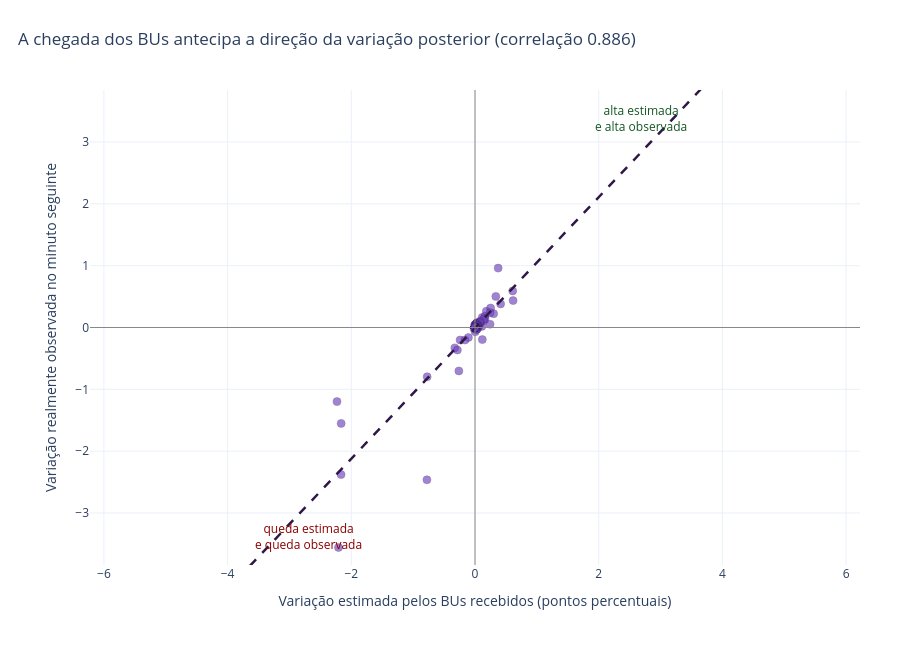

Write notebook code for a chart like this one.
### Markdown cell above
### 3. Os BUs recebidos antecipam a direção das altas e quedas?

O pico anterior fica próximo de um minuto. Para cada minuto, usamos o tamanho e a
composição dos BUs recebidos para estimar se o percentual de Lula tenderia a subir
ou cair. Depois comparamos essa estimativa com o que ocorreu no minuto seguinte.

**Como ler:** cada ponto representa um minuto. Pontos no canto inferior esquerdo
representam “queda estimada e queda observada”; pontos no canto superior direito,
“alta estimada e alta observada”. Quanto mais os pontos seguem a diagonal, maior a
concordância entre a chegada dos BUs e a variação posterior.

### Code cell
grade_minutos = pd.date_range(
    inicio_oficial.floor("min"), fim_oficial.floor("min"), freq="min"
)
recebidos_minuto = (
    chegadas.set_index("dt_bu_recebido")[medidas_fluxo]
    .resample("min").sum()
    .reindex(grade_minutos, fill_value=0)
)
totalizados_minuto = (
    pd.DataFrame({
        "lula": incrementos["LULA (13)"].to_numpy(),
        "bolsonaro": incrementos["JAIR BOLSONARO (22)"].to_numpy(),
        "validos": votos_validos_no_incremento.to_numpy(),
        "secoes": secoes_no_incremento.to_numpy(),
    }, index=indice)
    .resample("min").sum()
    .reindex(grade_minutos, fill_value=0)
)

comparacao_minuto = pd.DataFrame(index=grade_minutos)
for medida in medidas_fluxo:
    comparacao_minuto[f"recebidos_{medida}"] = recebidos_minuto[medida]
    comparacao_minuto[f"totalizados_minuto_seguinte_{medida}"] = (
        totalizados_minuto[medida].shift(-1)
    )
comparacao_minuto["Lula_pct_recebidos"] = (
    comparacao_minuto["recebidos_lula"]
    .div(comparacao_minuto["recebidos_validos"])
    .mul(100)
)
comparacao_minuto["Lula_pct_totalizados_minuto_seguinte"] = (
    comparacao_minuto["totalizados_minuto_seguinte_lula"]
    .div(comparacao_minuto["totalizados_minuto_seguinte_validos"])
    .mul(100)
)

pares_volume = comparacao_minuto[[
    "recebidos_validos", "totalizados_minuto_seguinte_validos"
]].dropna()
pares_volume_ativos = pares_volume.loc[pares_volume.ne(0).any(axis=1)]
pares_composicao = comparacao_minuto[[
    "Lula_pct_recebidos", "Lula_pct_totalizados_minuto_seguinte"
]].dropna()
correlacao_minuto_validos = float(pares_volume.corr().iloc[0, 1])
correlacao_minuto_validos_ativos = float(
    pares_volume_ativos.corr().iloc[0, 1]
)
correlacao_minuto_composicao = float(pares_composicao.corr().iloc[0, 1])

estado_minuto = (
    pd.DataFrame({
        "Lula_pct": participacao["LULA (13)"].to_numpy(),
        "validos_acumulados": validos_acumulados.to_numpy(),
    }, index=indice)
    .resample("min").last().ffill()
    .reindex(grade_minutos).ffill()
)
comparacao_minuto["variação_estimada_pelos_recebidos"] = (
    comparacao_minuto["recebidos_validos"]
    .div(
        estado_minuto["validos_acumulados"]
        + comparacao_minuto["recebidos_validos"]
    )
    .mul(
        comparacao_minuto["Lula_pct_recebidos"]
        - estado_minuto["Lula_pct"]
    )
)
comparacao_minuto["variação_observada_minuto_seguinte"] = (
    estado_minuto["Lula_pct"].diff().shift(-1)
)
pares_variacao = comparacao_minuto[[
    "variação_estimada_pelos_recebidos",
    "variação_observada_minuto_seguinte",
]].dropna()
correlacao_minuto_variacao = float(pares_variacao.corr().iloc[0, 1])

fig_variacao = go.Figure()
fig_variacao.add_trace(go.Scatter(
    x=pares_variacao["variação_estimada_pelos_recebidos"],
    y=pares_variacao["variação_observada_minuto_seguinte"],
    text=pares_variacao.index.strftime("%d/%m/%Y %H:%M"),
    mode="markers",
    name="Cada ponto é um minuto",
    marker={
        "size": 8,
        "color": "#6F42C1",
        "opacity": 0.65,
        "line": {"width": 0.5, "color": "#3D2462"},
    },
    hovertemplate=(
        "Minuto de recebimento: %{text}<br>"
        "Variação estimada: %{x:+.4f} p.p.<br>"
        "Variação observada depois: %{y:+.4f} p.p.<extra></extra>"
    ),
))
limite_variacao = float(np.nanmax(np.abs(np.concatenate([
    pares_variacao["variação_estimada_pelos_recebidos"].to_numpy(),
    pares_variacao["variação_observada_minuto_seguinte"].to_numpy(),
])))) * 1.08
reta_variacao_x = np.linspace(-limite_variacao, limite_variacao, 100)
coef_variacao = np.polyfit(
    pares_variacao["variação_estimada_pelos_recebidos"],
    pares_variacao["variação_observada_minuto_seguinte"],
    1,
)
fig_variacao.add_trace(go.Scatter(
    x=reta_variacao_x,
    y=np.polyval(coef_variacao, reta_variacao_x),
    mode="lines",
    name="Tendência",
    line={"color": "#2F1747", "dash": "dash", "width": 2.5},
    hoverinfo="skip",
))
fig_variacao.add_hline(y=0, line_color="#888888", line_width=1)
fig_variacao.add_vline(x=0, line_color="#888888", line_width=1)
fig_variacao.add_annotation(
    x=-limite_variacao * 0.7,
    y=-limite_variacao * 0.88,
    text="queda estimada<br>e queda observada",
    showarrow=False,
    font={"color": "#8B0000"},
)
fig_variacao.add_annotation(
    x=limite_variacao * 0.7,
    y=limite_variacao * 0.88,
    text="alta estimada<br>e alta observada",
    showarrow=False,
    font={"color": "#155724"},
)
fig_variacao.update_layout(
    title={
        "text": (
            "A chegada dos BUs antecipa a direção da variação posterior "
            f"(correlação {correlacao_minuto_variacao:.3f})"
        ),
        "x": 0.02,
        "xanchor": "left",
    },
    template="plotly_white",
    height=650,
    dragmode="zoom",
    hovermode="closest",
    xaxis={
        "title": "Variação estimada pelos BUs recebidos (pontos percentuais)",
        "range": [-limite_variacao, limite_variacao],
        "zeroline": False,
    },
    yaxis={
        "title": "Variação realmente observada no minuto seguinte",
        "range": [-limite_variacao, limite_variacao],
        "zeroline": False,
        "scaleanchor": "x",
        "scaleratio": 1,
    },
    showlegend=False,
    margin={"l": 90, "r": 40, "t": 90, "b": 85},
)
figura_variacao, eixo_variacao = plt.subplots(figsize=(8.6, 7.2))
eixo_variacao.scatter(pares_variacao["variação_estimada_pelos_recebidos"], pares_variacao["variação_observada_minuto_seguinte"], s=20, color="#6F42C1", alpha=.65)
eixo_variacao.plot(reta_variacao_x, np.polyval(coef_variacao, reta_variacao_x), color="#2F1747", linestyle="--")
eixo_variacao.axhline(0, color="#888", linewidth=1); eixo_variacao.axvline(0, color="#888", linewidth=1)
eixo_variacao.set(title=f"Variação estimada × observada (r = {correlacao_minuto_variacao:.3f})", xlabel="Variação estimada pelos BUs recebidos (p.p.)", ylabel="Variação observada no minuto seguinte (p.p.)", xlim=(-limite_variacao, limite_variacao), ylim=(-limite_variacao, limite_variacao))
eixo_variacao.grid(alpha=.25); figura_variacao.tight_layout()
salvar_figura_svg(figura_variacao, "variacao_estimada_observada.svg")
fig_variacao.show(config=CONFIG_GRAFICO)
resumo_correlacoes = pd.DataFrame({
    "comparação": [
        "Quantidade de votos recebidos × totalizados depois",
        "Quantidade de votos (sem minutos ambos zerados)",
        "Composição dos BUs recebidos × atualização posterior",
        "Variação estimada × variação observada depois",
    ],
    "correlação": [
        correlacao_minuto_validos,
        correlacao_minuto_validos_ativos,
        correlacao_minuto_composicao,
        correlacao_minuto_variacao,
    ],
    "leitura_simples": [
        "Os volumes acompanham quase juntos",
        "Teste de sensibilidade sem silêncio comum",
        "A composição das atualizações acompanha bem",
        "A direção e a intensidade das variações acompanham bem",
    ],
})
display(Markdown(
    f"**Conclusão:** a correlação de **{correlacao_minuto_variacao:.3f}** mostra "
    "forte concordância entre o sinal calculado a partir dos BUs recebidos e a "
    "variação observada no minuto seguinte. Isso é compatível com os BUs recebidos "
    "alimentando a fila da totalização; não identifica cada BU de uma atualização."
))

### Figure 1 — Plotly figure (JSON) as saved in the notebook; plotly's stock layout.template omitted (floating-point values rounded to 4 significant figures; data arrays with more than 128 entries replaced by an {"elided": "..."} marker saying what was removed)
{"data": [{"hovertemplate": "Minuto de recebimento: %{text}<br>Variação estimada: %{x:+.4f} p.p.<br>Variação observada depois: %{y:+.4f} p.p.<extra></extra>", "marker": {"color": "#6F42C1", "line": {"color": "#3D2462", "width": 0.5}, "opacity": 0.65, "size": 8}, "mode": "markers", "name": "Cada ponto é um minuto", "text": {"elided": "296 str values"}, "type": "scatter", "x": {"elided": "296 float values"}, "y": {"elided": "296 float values"}}, {"hoverinfo": "skip", "line": {"color": "#2F1747", "dash": "dash", "width": 2.5}, "mode": "lines", "name": "Tendência", "type": "scatter", "x": [-3.84, -3.763, -3.685, -3.608, -3.53, -3.452, -3.375, -3.297, -3.22, -3.142, -3.064, -2.987, -2.909, -2.832, -2.754, -2.677, -2.599, -2.521, -2.444, -2.366, -2.289, -2.211, -2.133, -2.056, -1.978, -1.901, -1.823, -1.746, -1.668, -1.59, -1.513, -1.435, -1.358, -1.28, -1.203, -1.125, -1.047, -0.9698, -0.8922, -0.8146, -0.737, -0.6594, -0.5819, -0.5043, -0.4267, -0.3491, -0.2715, -0.194, -0.1164, -0.03879, 0.03879, 0.1164, 0.194, 0.2715, 0.3491, 0.4267, 0.5043, 0.5819, 0.6594, 0.737, 0.8146, 0.8922, 0.9698, 1.047, 1.125, 1.203, 1.28, 1.358, 1.435, 1.513, 1.59, 1.668, 1.746, 1.823, 1.901, 1.978, 2.056, 2.133, 2.211, 2.289, 2.366, 2.444, 2.521, 2.599, 2.677, 2.754, 2.832, 2.909, 2.987, 3.064, 3.142, 3.22, 3.297, 3.375, 3.452, 3.53, 3.608, 3.685, 3.763, 3.84], "y": [-4.067, -3.985, -3.903, -3.821, -3.739, -3.657, -3.575, -3.493, -3.411, -3.329, -3.247, -3.165, -3.083, -3.001, -2.919, -2.837, -2.755, -2.672, -2.59, -2.508, -2.426, -2.344, -2.262, -2.18, -2.098, -2.016, -1.934, -1.852, -1.77, -1.688, -1.606, -1.524, -1.442, -1.36, -1.278, -1.196, -1.114, -1.032, -0.9501, -0.8681, -0.7861, -0.7041, -0.622, -0.54, -0.458, -0.376, -0.294, -0.212, -0.1299, -0.04791, 0.0341, 0.1161, 0.1981, 0.2802, 0.3622, 0.4442, 0.5262, 0.6082, 0.6902, 0.7723, 0.8543, 0.9363, 1.018, 1.1, 1.182, 1.264, 1.346, 1.428, 1.51, 1.592, 1.674, 1.756, 1.839, 1.921, 2.003, 2.085, 2.167, 2.249, 2.331, 2.413, 2.495, 2.577, 2.659, 2.741, 2.823, 2.905, 2.987, 3.069, 3.151, 3.233, 3.315, 3.397, 3.479, 3.561, 3.643, 3.725, 3.807, 3.889, 3.971, 4.053]}], "layout": {"annotations": [{"font": {"color": "#8B0000"}, "showarrow": false, "text": "queda estimada<br>e queda observada", "x": -2.688, "y": -3.379}, {"font": {"color": "#155724"}, "showarrow": false, "text": "alta estimada<br>e alta observada", "x": 2.688, "y": 3.379}], "dragmode": "zoom", "height": 650, "hovermode": "closest", "margin": {"b": 85, "l": 90, "r": 40, "t": 90}, "shapes": [{"line": {"color": "#888888", "width": 1}, "type": "line", "x0": 0, "x1": 1, "xref": "x domain", "y0": 0, "y1": 0, "yref": "y"}, {"line": {"color": "#888888", "width": 1}, "type": "line", "x0": 0, "x1": 0, "xref": "x", "y0": 0, "y1": 1, "yref": "y domain"}], "showlegend": false, "title": {"text": "A chegada dos BUs antecipa a direção da variação posterior (correlação 0.886)", "x": 0.02, "xanchor": "left"}, "xaxis": {"range": [-3.84, 3.84], "title": {"text": "Variação estimada pelos BUs recebidos (pontos percentuais)"}, "zeroline": false}, "yaxis": {"range": [-3.84, 3.84], "scaleanchor": "x", "scaleratio": 1, "title": {"text": "Variação realmente observada no minuto seguinte"}, "zeroline": false}}}
